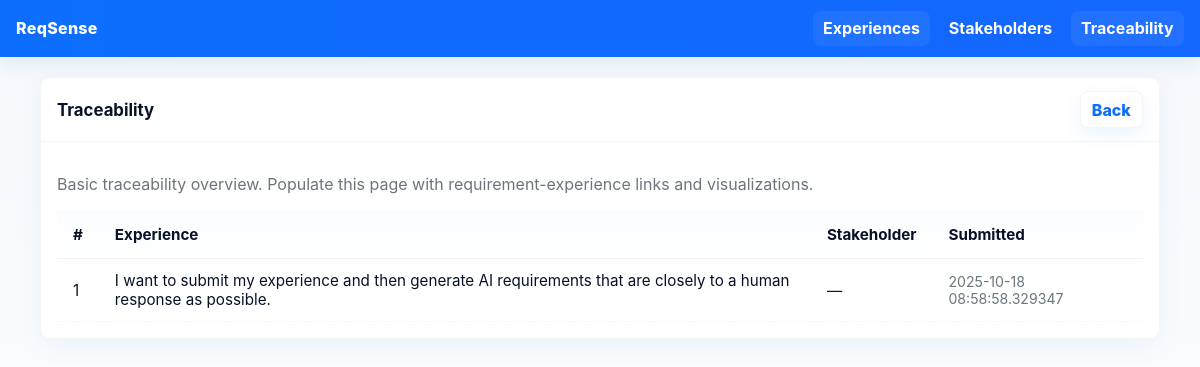
The app's page /experiences/traceability, older data.
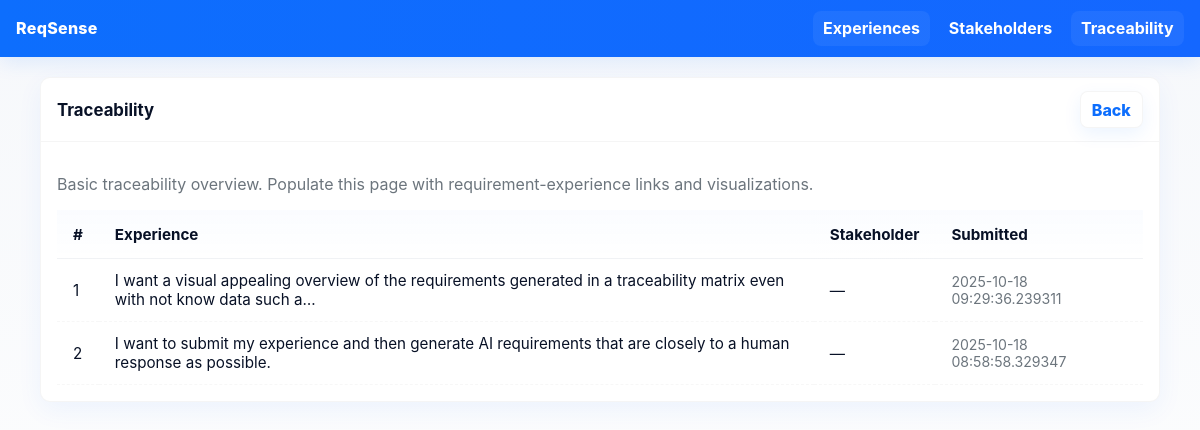
The same page, newer data.
### src/models.py (models this page shows)
class Experience(db.Model):
    __tablename__ = 'experiences'
    id = db.Column(db.Integer, primary_key=True)
    experience_id = db.Column(db.String(16), unique=True)
    narrative_text = db.Column(db.Text, nullable=False)
    stakeholder_id = db.Column(db.Integer, db.ForeignKey('stakeholders.id'))
    context_tags = db.Column(JSON)               # stores list of tags
    participants = db.Column(JSON)
    pain_points = db.Column(JSON)
    current_workaround = db.Column(db.Text)
    impact_severity = db.Column(db.String(50))
    emotional_indicators = db.Column(JSON)
    created_at = db.Column(db.DateTime(timezone=True), default=lambda: datetime.now(timezone.utc))
    updated_at = db.Column(db.DateTime(timezone=True), onupdate=lambda: datetime.now(timezone.utc))
    stakeholder = db.relationship('Stakeholder', back_populates='experiences')
    requirements = db.relationship(
        'Requirement',
        secondary=experience_requirement_link,
        back_populates='experiences',
        overlaps="requirements,experiences"
    )
    analysis = db.relationship('ExperienceAnalysis',
                             back_populates='experience',
                             uselist=False)

### src/routes/experiences.py (the view)
@experiences_bp.route('/traceability', methods=['GET'])
def traceability():
    experiences = Experience.query.order_by(Experience.created_at.desc()).limit(10).all()
    return render_template('experiences/traceability.html', experiences=experiences)

### src/templates/experiences/traceability.html (shortened to what this page needs)
{% extends "base.html" %}
{% block content %}
<div class="table-card">
  <div class="table-header">
    <h2>Traceability</h2>
    <div><a class="btn secondary" href="{{ url_for('experiences.overview') }}">Back</a></div>
  </div>
  <div style="padding:1rem">
    <p class="muted">Basic traceability overview. Populate this page with requirement-experience links and visualizations.</p>
    <table class="sortable-table" style="margin-top:1rem">
      <thead>
        <tr>
          <th>#</th>
          <th>Experience</th>
          <th>Stakeholder</th>
          <th>Submitted</th>
        </tr>
      </thead>
      <tbody>
        {% for e in experiences %}
        <tr>
          <td>{{ loop.index }}</td>
          <td>{{ e.narrative_text[:120] }}{% if e.narrative_text|length > 120 %}…{% endif %}</td>
          <td>{{ e.stakeholder.name if e.stakeholder else '—' }}</td>
          <td class="small muted">{{ e.created_at }}</td>
        </tr>
        {% else %}
        <tr><td colspan="4">No recent experiences.</td></tr>
        {% endfor %}
      </tbody>
    </table>
  </div>
</div>
{% endblock %}

Row changes from the older to the newer data that the page shows:
added Experience: narrative_text "I want a visual appealing overview of the requirements generated in a traceability matrix even with not know data such a", stakeholder "—", created_at "2025-10-18 09:29:36.239311"
